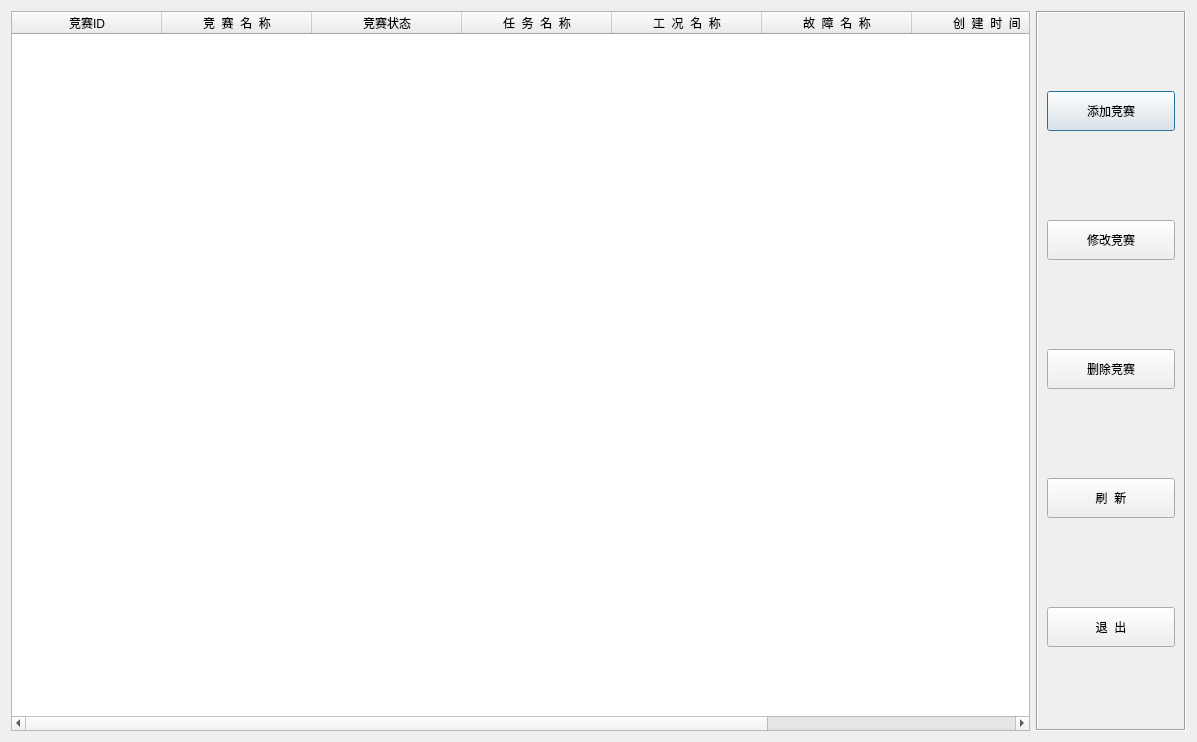
<?xml version="1.0" encoding="UTF-8"?>
<ui version="4.0">
 <class>CContestTable</class>
 <widget class="QDialog" name="CContestTable">
  <property name="geometry">
   <rect>
    <x>0</x>
    <y>0</y>
    <width>1197</width>
    <height>742</height>
   </rect>
  </property>
  <property name="windowTitle">
   <string>竞赛管理</string>
  </property>
  <layout class="QHBoxLayout" name="horizontalLayout">
   <item>
    <widget class="QTableWidget" name="listContest">
     <property name="styleSheet">
      <string notr="true">font: 14pt &quot;宋体&quot;;</string>
     </property>
     <property name="sortingEnabled">
      <bool>true</bool>
     </property>
     <attribute name="horizontalHeaderDefaultSectionSize">
      <number>150</number>
     </attribute>
     <attribute name="horizontalHeaderShowSortIndicator" stdset="0">
      <bool>true</bool>
     </attribute>
     <attribute name="horizontalHeaderStretchLastSection">
      <bool>true</bool>
     </attribute>
     <column>
      <property name="text">
       <string>竞赛ID</string>
      </property>
     </column>
     <column>
      <property name="text">
       <string>竞  赛  名  称</string>
      </property>
     </column>
     <column>
      <property name="text">
       <string>竞赛状态</string>
      </property>
     </column>
     <column>
      <property name="text">
       <string>  任  务  名  称  </string>
      </property>
     </column>
     <column>
      <property name="text">
       <string> 工  况  名  称 </string>
      </property>
     </column>
     <column>
      <property name="text">
       <string> 故  障  名  称 </string>
      </property>
     </column>
     <column>
      <property name="text">
       <string>创  建  时  间</string>
      </property>
     </column>
     <column>
      <property name="text">
       <string>备   注</string>
      </property>
     </column>
    </widget>
   </item>
   <item>
    <widget class="QFrame" name="frame">
     <property name="minimumSize">
      <size>
       <width>150</width>
       <height>0</height>
      </size>
     </property>
     <property name="maximumSize">
      <size>
       <width>150</width>
       <height>16777215</height>
      </size>
     </property>
     <property name="frameShape">
      <enum>QFrame::Box</enum>
     </property>
     <property name="frameShadow">
      <enum>QFrame::Sunken</enum>
     </property>
     <layout class="QVBoxLayout" name="verticalLayout_2">
      <property name="spacing">
       <number>20</number>
      </property>
      <property name="sizeConstraint">
       <enum>QLayout::SetDefaultConstraint</enum>
      </property>
      <item>
       <widget class="QPushButton" name="buttonContestAdd">
        <property name="minimumSize">
         <size>
          <width>0</width>
          <height>40</height>
         </size>
        </property>
        <property name="styleSheet">
         <string notr="true">font: 14pt &quot;宋体&quot;;</string>
        </property>
        <property name="text">
         <string>添加竞赛</string>
        </property>
       </widget>
      </item>
      <item>
       <widget class="QPushButton" name="buttonContestModify">
        <property name="minimumSize">
         <size>
          <width>0</width>
          <height>40</height>
         </size>
        </property>
        <property name="styleSheet">
         <string notr="true">font: 14pt &quot;宋体&quot;;</string>
        </property>
        <property name="text">
         <string>修改竞赛</string>
        </property>
       </widget>
      </item>
      <item>
       <widget class="QPushButton" name="buttonContestDel">
        <property name="minimumSize">
         <size>
          <width>0</width>
          <height>40</height>
         </size>
        </property>
        <property name="styleSheet">
         <string notr="true">font: 14pt &quot;宋体&quot;;</string>
        </property>
        <property name="text">
         <string>删除竞赛</string>
        </property>
       </widget>
      </item>
      <item>
       <widget class="QPushButton" name="buttonRefresh">
        <property name="minimumSize">
         <size>
          <width>0</width>
          <height>40</height>
         </size>
        </property>
        <property name="styleSheet">
         <string notr="true">font: 14pt &quot;宋体&quot;;</string>
        </property>
        <property name="text">
         <string>刷  新</string>
        </property>
       </widget>
      </item>
      <item>
       <widget class="QPushButton" name="buttonExit">
        <property name="minimumSize">
         <size>
          <width>0</width>
          <height>40</height>
         </size>
        </property>
        <property name="styleSheet">
         <string notr="true">font: 14pt &quot;宋体&quot;;</string>
        </property>
        <property name="text">
         <string>退  出</string>
        </property>
       </widget>
      </item>
     </layout>
    </widget>
   </item>
  </layout>
 </widget>
 <tabstops>
  <tabstop>buttonContestAdd</tabstop>
  <tabstop>buttonContestDel</tabstop>
  <tabstop>buttonContestModify</tabstop>
  <tabstop>buttonRefresh</tabstop>
  <tabstop>buttonExit</tabstop>
  <tabstop>listContest</tabstop>
 </tabstops>
 <resources/>
 <connections>
  <connection>
   <sender>buttonExit</sender>
   <signal>clicked()</signal>
   <receiver>CContestTable</receiver>
   <slot>reject()</slot>
   <hints>
    <hint type="sourcelabel">
     <x>705</x>
     <y>490</y>
    </hint>
    <hint type="destinationlabel">
     <x>399</x>
     <y>274</y>
    </hint>
   </hints>
  </connection>
 </connections>
</ui>
